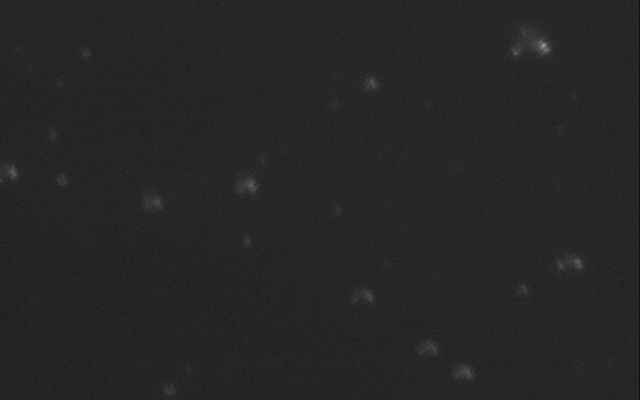
%> input picture Sequenz/04_0000.jpg, 640 x 400 px; its folder holds only this picture in this run
$ octave main.m   (GNU Octave 9; MATLAB toolbox functions it lacks are replaced by stand-ins)
%> lines starting %> are read from the running program, lines starting %| are printed output that depends on the picture; in (x1, y1, x2, y2) boxes, pixels count from 0 and x2, y2 are one past the last pixel; in counts of white or black regions, pixels touching at a corner belong together; the program's own positions count from 1
clear all
clc
disp('START main ---- ---- ---- ----')

%  READ IMAGE DATA
file = dir('Sequenz/*.jpg');
NF = length(file);
images = cell(NF,1);
for k = 1 : NF
    inputPic = imread(fullfile('Sequenz', file(k).name));
%> inputPic is the input picture: size 400x640x3 uint8; min 17, max 157, mean 37.9
    inputPic = mat2gray(inputPic);
%> inputPic: size 400x640x3 double
    resizedPic = imresize(inputPic, 0.5);
    I=rgb2gray(resizedPic);
    level = graythresh(I); %get the perfect threshold from this Image ;)
%> level = 0.216
    BW = im2bw(I,level);
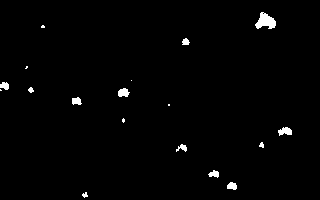
%> BW: size 200x320 logical; 1.3% white; 18 white regions (6 under 20 px), largest, box (x1, y1, x2, y2) and area: (255, 12, 276, 29) 221, (278, 127, 292, 136) 86, (118, 88, 130, 97) 80


    [labels,num1] = bwlabel(BW); %Find connected areas and label them with numbers
%> labels: size 200x320 double; 19 distinct labels, from 0 to 18
%> num1 = 18
    RGB = label2rgb(labels,'gray'); %gray defines the colormap. it is int (1:256)
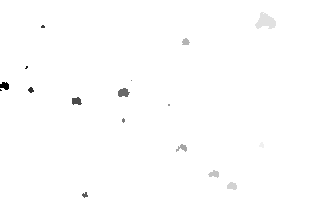
%> RGB: size 200x320x3 uint8; min 0, max 255, mean 253.9
    gray(k) = {RGB};

    vec = 1:256;
    [tf,loc] = ismember(vec,RGB);
%> tf = 256 logical values, 17 true; loc = 256 values, max 192000 at index 255, min 0 at index 1, mean 10470


    num2=loc(loc~=0);           %get a vector filled with object sizes
%> num2 = 17 values, max 192000 at index 17, min 128291 at index 1, mean 157665.6
    number_of_objects(k) = length(num2);
    mean_object_size(k) = mean(num2/10000);

end


figure('name', 'Object growing');
plot(number_of_objects,'color','blue','LineWidth',2);
hold on
plot(mean_object_size,'color','red','LineWidth',2);
title('object growing');
xlabel('imagenumber');
ylabel('particle size/particle number');
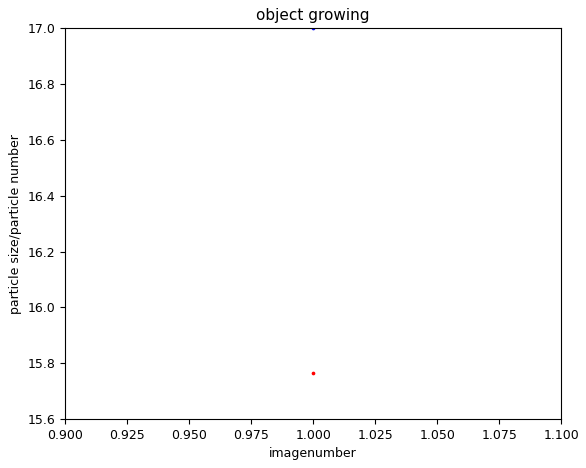
%> figure redrawn from the program's plot data


% [22 lines of commented-out code are left out]

disp('SUCCESS')

$ run again, on Sequenz/04_0012.jpg
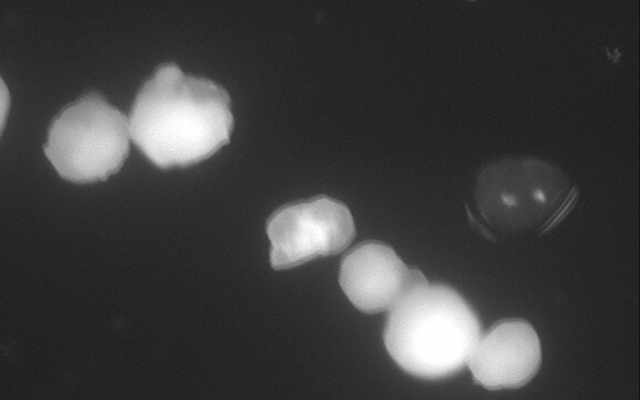
%> input picture Sequenz/04_0012.jpg, 640 x 400 px
%> inputPic is the input picture: size 400x640x3 uint8; min 17, max 255, mean 62.6
%> inputPic: size 400x640x3 double
%> level = 0.42
%> BW: size 200x320 logical; 12.8% white; 6 white regions (2 under 20 px), largest, box (x1, y1, x2, y2) and area: (170, 122, 270, 195) 3738, (22, 33, 116, 91) 3253, (133, 99, 177, 134) 1122, (0, 40, 4, 64) 71
%> `[labels,num1] = bwlabel(BW);`:
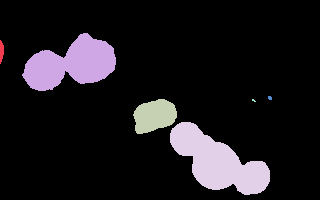
%> labels: size 200x320 double; 7 distinct labels, from 0 to 6; one colour per label, 0 black
%> num1 = 6
%> tf = 256 logical values, 5 true; loc = 256 values, max 192000 at index 255, min 0 at index 1, mean 3388.5
%> num2 = [151065 163318 181982 179102 192000]
%> `ylabel('particle size/particle number');`:
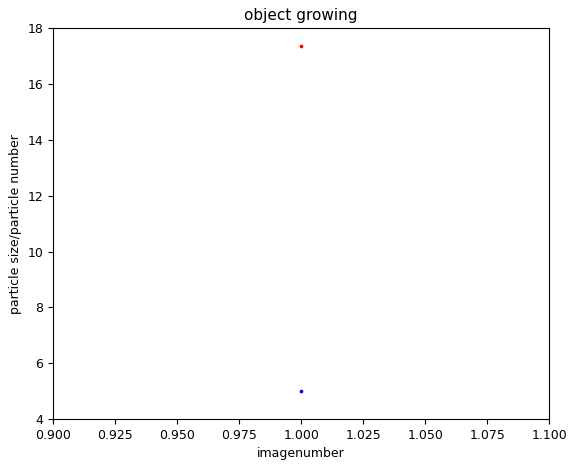
%> figure redrawn from the program's plot data

$ run again, on Sequenz/04_0015.jpg
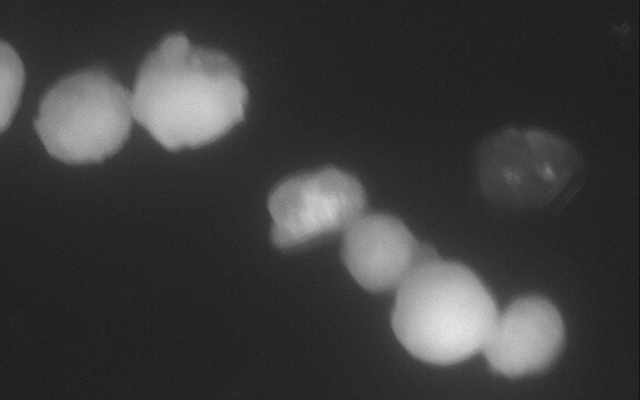
%> input picture Sequenz/04_0015.jpg, 640 x 400 px
%> inputPic is the input picture: size 400x640x3 uint8; min 17, max 229, mean 60.9
%> inputPic: size 400x640x3 double
%> level = 0.384
%> BW: size 200x320 logical; 16.1% white; 4 white regions (1 under 20 px), largest, box (x1, y1, x2, y2) and area: (134, 84, 282, 189) 5909, (18, 18, 124, 82) 4036, (0, 22, 12, 66) 370
%> `[labels,num1] = bwlabel(BW);`:
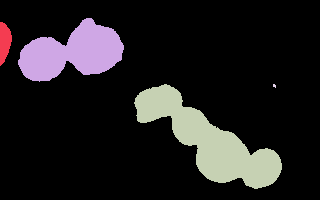
%> labels: size 200x320 double; 5 distinct labels, from 0 to 4; one colour per label, 0 black
%> num1 = 4
%> tf = 256 logical values, 3 true; loc = 256 values, max 192000 at index 255, min 0 at index 1, mean 2066.5
%> num2 = [152650 184370 192000]
%> `ylabel('particle size/particle number');`:
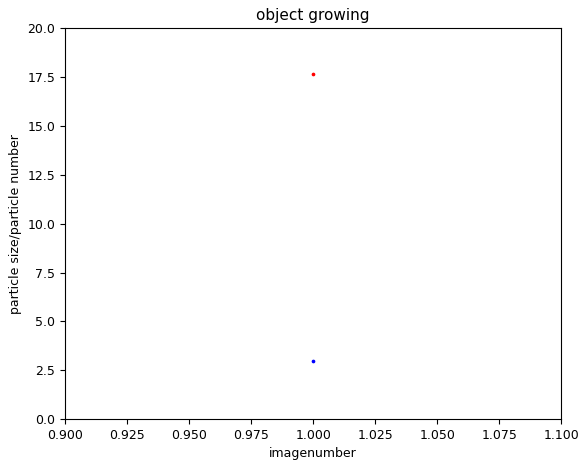
%> figure redrawn from the program's plot data

$ run again, on Sequenz/04_0003.jpg
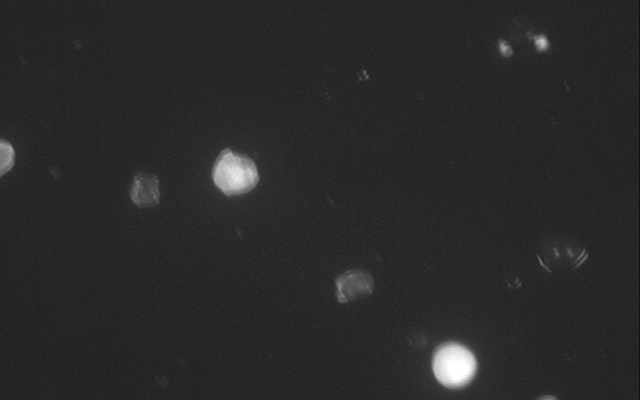
%> input picture Sequenz/04_0003.jpg, 640 x 400 px
%> inputPic is the input picture: size 400x640x3 uint8; min 15, max 255, mean 41.5
%> inputPic: size 400x640x3 double
%> level = 0.396
%> `BW = im2bw(I,level);`:
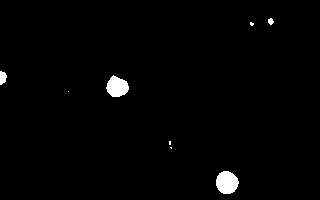
%> BW: size 200x320 logical; 1.4% white; 8 white regions (4 under 20 px), largest, box (x1, y1, x2, y2) and area: (216, 171, 239, 194) 408, (106, 75, 129, 97) 354, (0, 71, 7, 85) 74, (268, 18, 274, 25) 30
%> labels: size 200x320 double; 9 distinct labels, from 0 to 8
%> num1 = 8
%> tf = 256 logical values, 7 true; loc = 256 values, max 192000 at index 255, min 0 at index 1, mean 4555.8
%> num2 = [141692 153690 162145 162349 175784 178625 192000]
%> `ylabel('particle size/particle number');`:
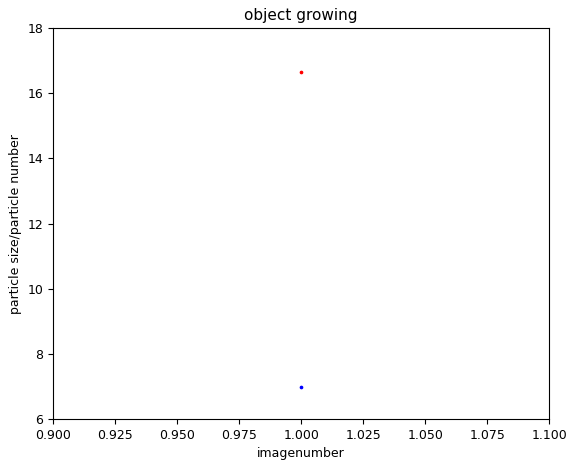
%> figure redrawn from the program's plot data
